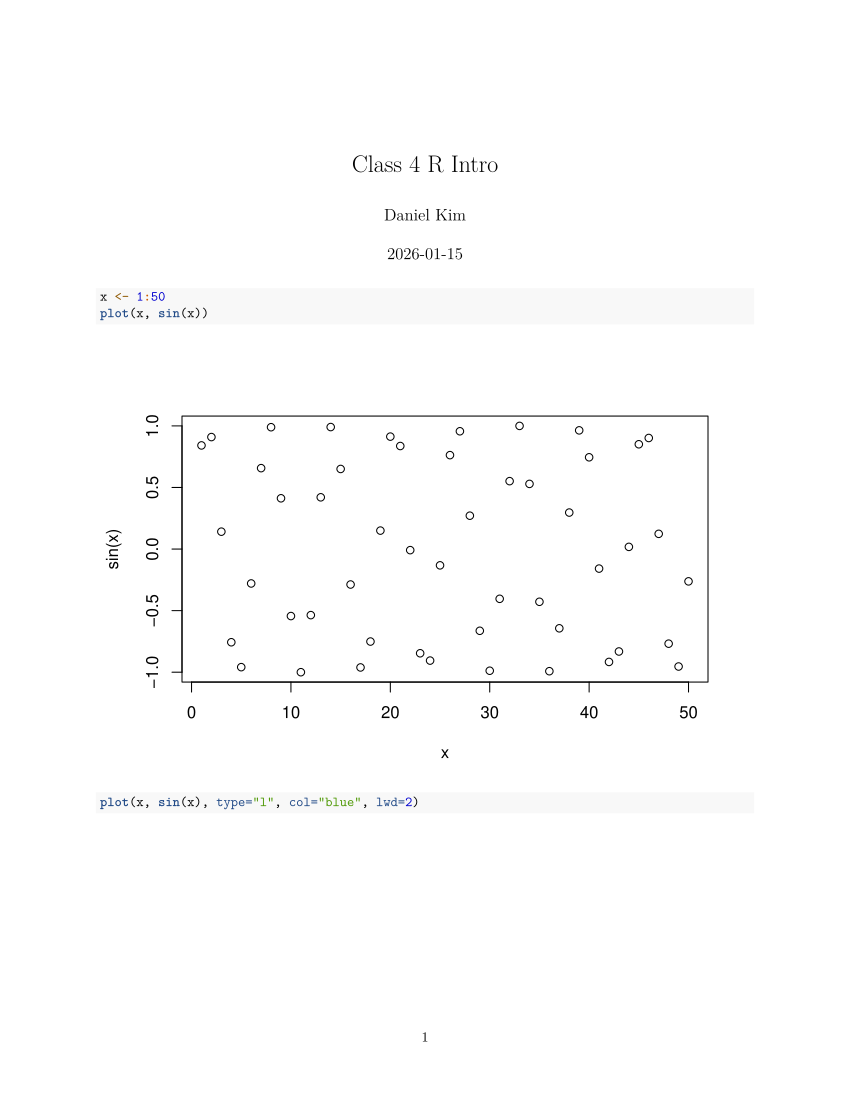

R code for this plot:
#' ---
#' title: "Class 4 R Intro"
#' author: "Daniel Kim"
#' ---
x <- 1:50
plot(x, sin(x))
plot(x, sin(x), type="l", col="blue", lwd=2)
log(10, base=10)
